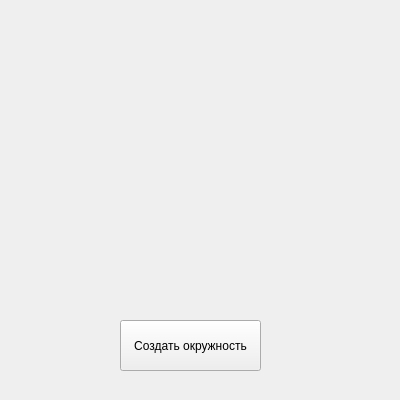
<?xml version="1.0" encoding="UTF-8"?>
<ui version="4.0">
 <class>Form</class>
 <widget class="QWidget" name="Form">
  <property name="geometry">
   <rect>
    <x>0</x>
    <y>0</y>
    <width>400</width>
    <height>400</height>
   </rect>
  </property>
  <property name="windowTitle">
   <string>Form</string>
  </property>
  <widget class="QPushButton" name="pushButton">
   <property name="geometry">
    <rect>
     <x>120</x>
     <y>320</y>
     <width>141</width>
     <height>51</height>
    </rect>
   </property>
   <property name="text">
    <string>Создать окружность</string>
   </property>
  </widget>
 </widget>
 <resources/>
 <connections/>
</ui>
